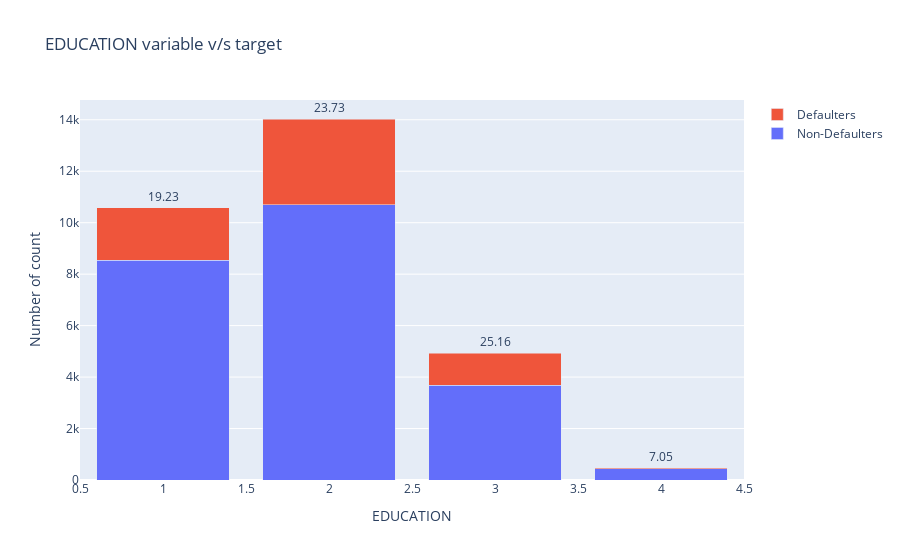

The notebook cell this image was saved under:
### Code cell
cross("EDUCATION","default")

### Figure 1 — Plotly figure (JSON) as saved in the notebook; plotly's stock layout.template omitted (floating-point values rounded to 4 significant figures)
{"data": [{"name": "Non-Defaulters", "type": "bar", "x": [1, 2, 3, 4], "y": [8549, 10700, 3680, 435]}, {"name": "Defaulters", "text": [19.23, 23.73, 25.16, 7.05], "textposition": "outside", "type": "bar", "x": [1, 2, 3, 4], "y": [2036, 3330, 1237, 33]}], "layout": {"barmode": "stack", "title": {"text": "EDUCATION variable v/s target"}, "xaxis": {"title": {"text": "EDUCATION"}}, "yaxis": {"title": {"text": "Number of count"}}}}
